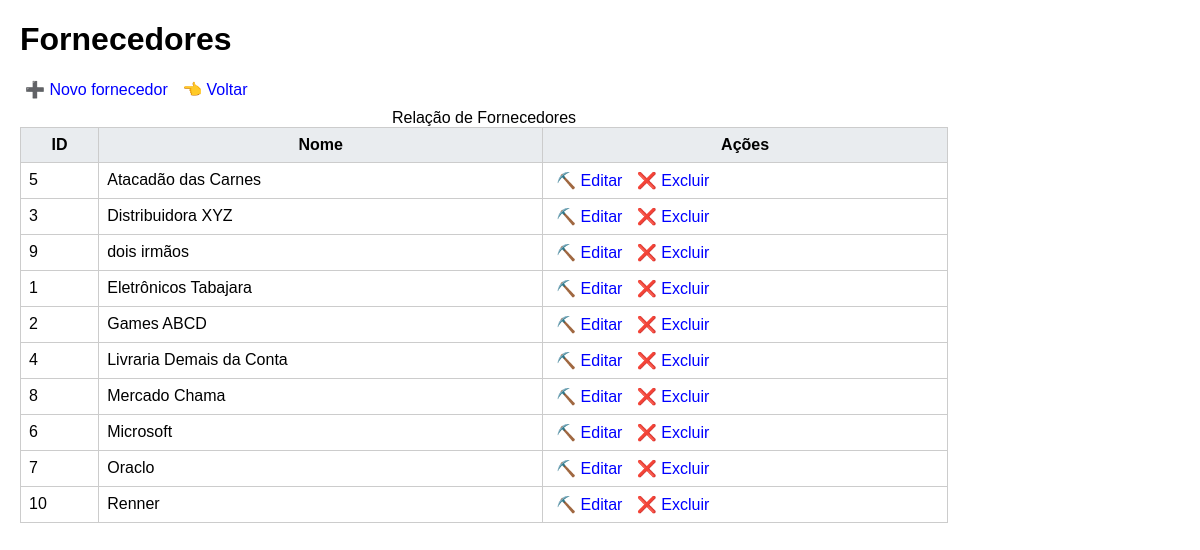
/fornecedores/listar.php, run on an earlier commit of the app's database.
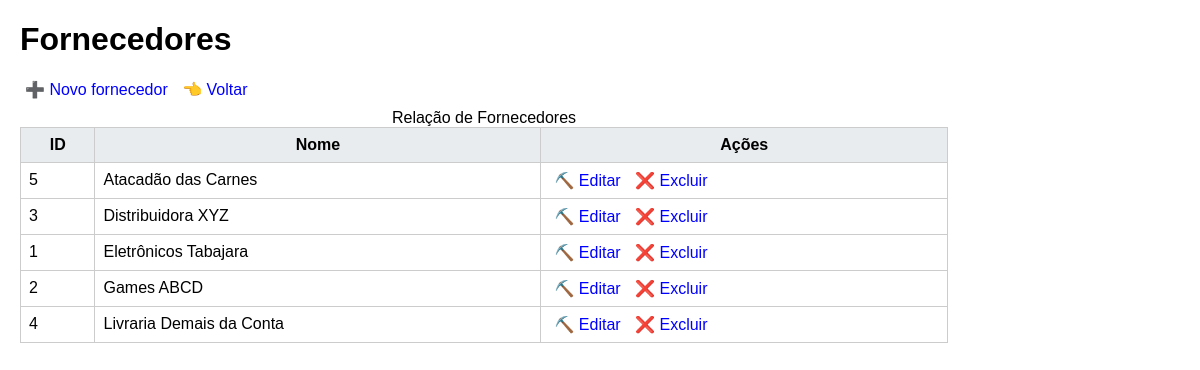
And on a later commit of the database.
### tables this page shows
CREATE TABLE `fornecedores` (
  `id` int(11) NOT NULL,
  `nome` varchar(100) NOT NULL
);

### src/fornecedor_crud.php (called while the page is built, shortened)
<?php
function buscarFornecedores($conexao){
    $sql = "SELECT * FROM fornecedores ORDER BY nome";
    $consulta = $conexao->query($sql);
    return $consulta->fetchAll();
}
?>

### fornecedores/listar.php (the view, shortened to what this page needs)
<?php
require_once "../src/fornecedor_crud.php";
$fornecedores = buscarFornecedores($conexao);
?>
<!DOCTYPE html>
<html lang="pt-br">
<head>
    <link rel="stylesheet" href="../css/estilos.css">
</head>
<body>
    <h1>Fornecedores</h1>
    <a href="inserir.php"> ➕ Novo fornecedor</a>
    <a href="../index.php"> 👈 Voltar</a>
    <table>
        <caption>Relação de Fornecedores</caption>
        <tr>
            <th>ID</th>
            <th>Nome</th>
            <th>Ações</th>
        </tr>
        <?php foreach ($fornecedores as $fornecedor) {  ?>
            <tr>
                <td><?=$fornecedor['id']?></td>
                <td><?=$fornecedor['nome']?></td>
                <td>
                    <a href="editar.php?id=<?=$fornecedor['id']?>"> ⛏️ Editar</a>
                    <a class="excluir" href="excluir.php?id=<?=$fornecedor['id']?>">❌ Excluir</a>
                </td>
            </tr>
        <?php }  ?>
    </table>
</body>
</html>

### css/estilos.css (style rules this page uses)
body { font-family: Arial, Helvetica, sans-serif; margin: 20px; background-color: rgb(255, 255, 255); }
h1, h2 { color: rgb(0, 0, 0); }
a { text-decoration: none; margin: 5px; color: blue; }
table { width: 80%; margin-top: 10px; border-collapse: collapse; }
th, td { border: 1px solid #ccc; padding: 8px; }
th { background-color: #e9ecef; }

What changed in the data, as far as the page shows it:
removed fornecedores: id "9", nome "dois irmãos"
removed fornecedores: id "8", nome "Mercado Chama"
removed fornecedores: id "6", nome "Microsoft"
removed fornecedores: id "7", nome "Oraclo"
removed fornecedores: id "10", nome "Renner"
